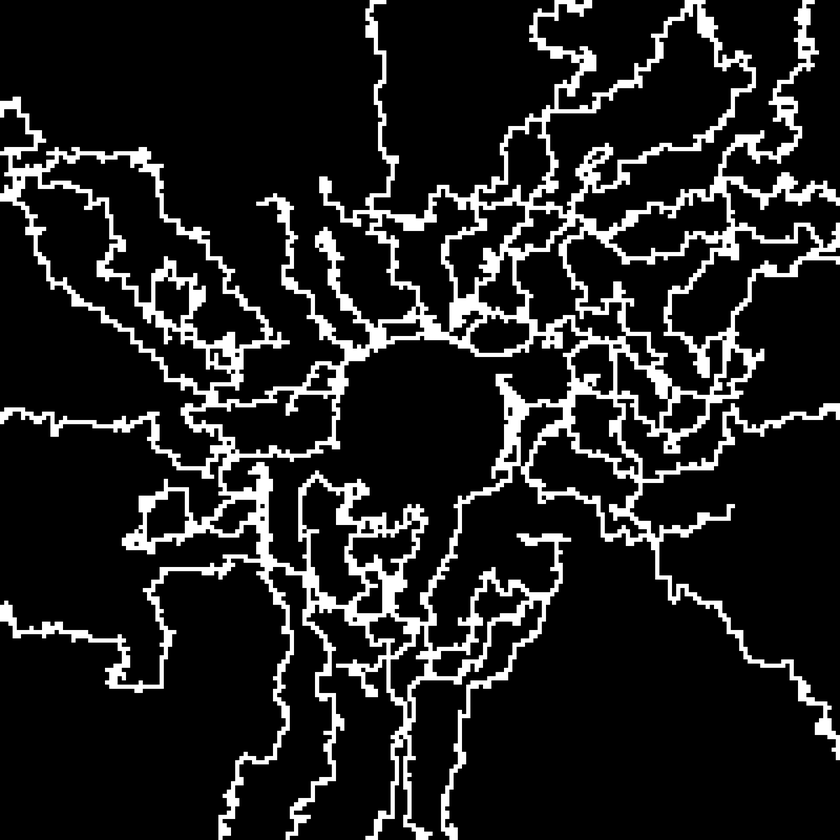
#> input picture images/final_grid.png, 840 x 840 px, shrunk from 1800 x 1800 before the run
$ python complex_length_analysis.py
#> lines starting #> are read from the running program, lines starting #| are printed output that depends on the picture; after the words box and inside, x2 and y2 are one past the last pixel; in counts of white or black regions, pixels touching at a corner belong together
"""
This file contains thcode for tubule complex length analyses on the simulated images.
Tubule complex length refers to the total number of pixels in a tubule complex.
"""

import numpy as np
from skimage import io, color, filters, morphology, measure
import matplotlib.pyplot as plt
from matplotlib.colors import ListedColormap
import powerlaw

image = io.imread('images/final_grid.png')
#> image is the input picture: shape (840, 840, 4); mean R, G, B, A 34.4, 34.4, 34.4, 255

# For some reason, the image has 4 channels, so we only keep the first 3 (RGB)
image = image[:, :, :3]
#> image: shape (840, 840, 3)
image = color.rgb2gray(image)
#> image: shape (840, 840) float64
threshold = filters.threshold_otsu(image)
#> threshold = 0.439
binary_image = image > threshold # Image binarization. Not sure why the original image isn't already binary...
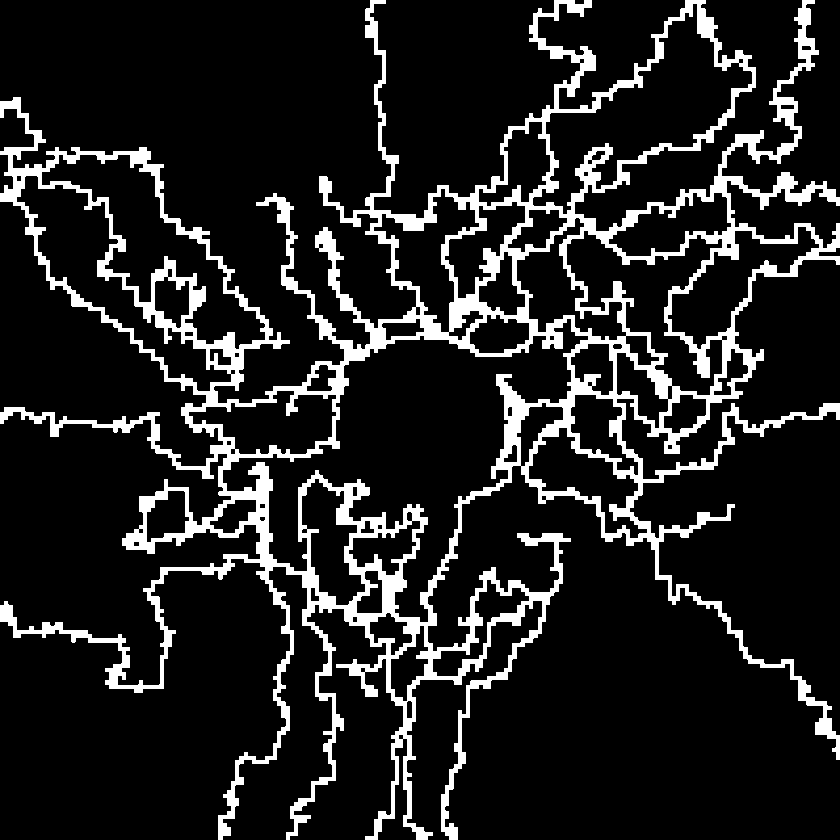
#> binary_image: shape (840, 840) bool; 13.6% white; 1 white region, box (x1, y1, x2, y2) and area: (0, 0, 840, 840) 95621

skeleton = morphology.skeletonize(binary_image)
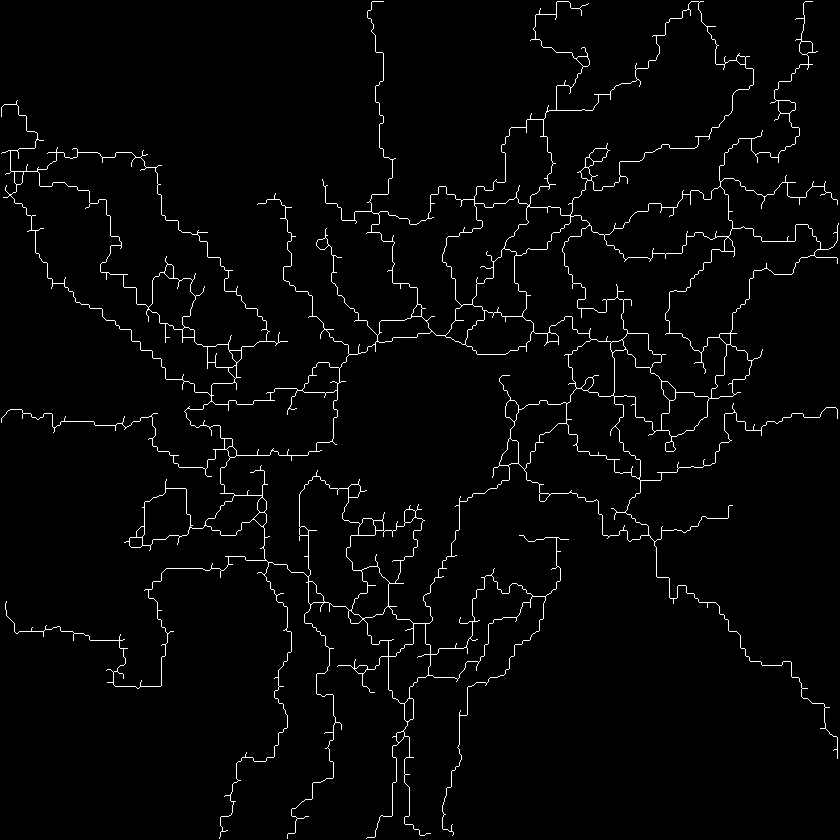
#> skeleton: shape (840, 840) bool; 2.3% white in thin lines or dots
plt.figure(figsize=(10, 7.5))
plt.title("Skeletonized Image")
plt.imshow(skeleton, cmap='gray')
plt.axis('off')
plt.show()

labeled_image = measure.label(skeleton, connectivity=2)
#> labeled_image: shape (840, 840) int32; values 0 (black) and 1 (white), 2.3% white in thin lines or dots
num_complexes = labeled_image.max()
#> num_complexes = 1

# Counts the number of pixels in each tubule complex
lengths = []
for region in measure.regionprops(labeled_image):
    region_length = np.sum(labeled_image == region.label)
    lengths.append(region_length)
#> this loop made 1 pass
#> region_length on pass 1: 16450
#> after the loop, lengths = [16450]

complex_colors = ['red', 'green', 'blue', 'yellow', 'orange', 'purple', 'cyan', 'magenta']
num_colors_needed = num_complexes
#> num_colors_needed = 1
if num_colors_needed > len(complex_colors):
    complex_colors = complex_colors * (num_colors_needed // len(complex_colors) + 1)
cmap = ListedColormap(['black'] + complex_colors[:num_colors_needed])
plt.figure(figsize=(10, 7.5))
plt.title("Labeled Tubule Complexes")
plt.imshow(labeled_image, cmap=cmap, vmin=0)
plt.axis('off')
plt.show()

#> (the run stopped early here; a loop or call above may not have finished)
